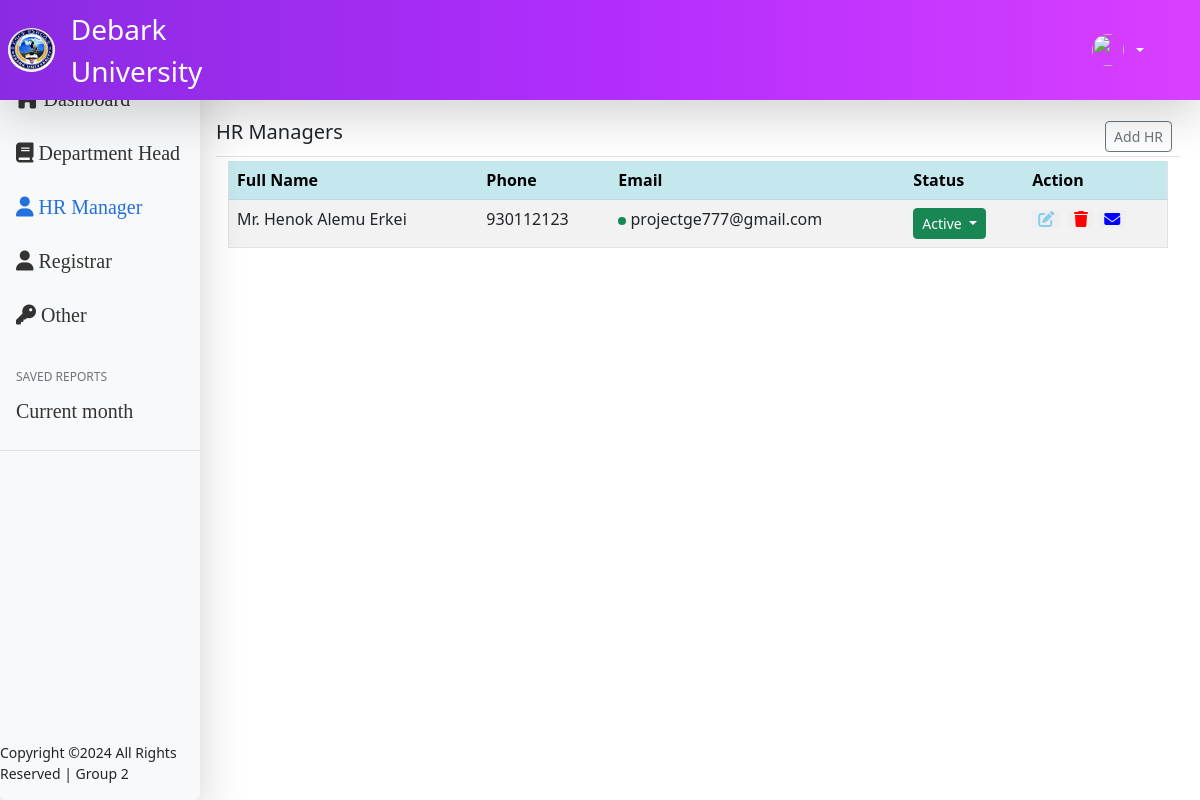
Page /admin/addHR.php (signed in) on the committed database.
### tables this page shows
CREATE TABLE `account` (
  `Department` varchar(100) DEFAULT NULL,
  `user_id` varchar(21) NOT NULL,
  `user_type` varchar(21) NOT NULL,
  `title` varchar(20) DEFAULT NULL,
  `fname` varchar(24) NOT NULL,
  `lname` varchar(23) NOT NULL,
  `gname` varchar(24) NOT NULL,
  `phone` int(25) NOT NULL,
  `email` varchar(27) NOT NULL,
  `email_stat` int(5) DEFAULT NULL,
  `photo` varchar(255) DEFAULT NULL,
  `user_name` varchar(24) NOT NULL,
  `password` varchar(100) NOT NULL,
  `status` int(5) NOT NULL DEFAULT 1
);

### admin/addHR.php (the view, shortened to what this page needs)
<?php
include "mainHeader.php";
$fetch = $pdo->prepare('SELECT * FROM account WHERE  user_type=:teach ');
$fetch->bindValue(':teach', 'HR');
$fetch->execute();
$cat = $fetch->fetchAll(PDO::FETCH_ASSOC);
?>
<html lang="en">
<head>
</head>
<body>
  <div class="d-flex justify-content-between flex-wrap flex-md-nowrap align-items-center pt-1 pb-1 mb-1 border-bottom">
    <h5 class="h5">HR Managers</h5>
    <div class="btn-toolbar mb-2 mb-md-0">
      <div class="btn-group me-2">
        <button type="button" class="btn btn-sm btn-outline-secondary" data-bs-toggle="modal" data-bs-target="#invmodal"> Add HR</button>
      </div>
    </div>
  </div>
  <div class="table table-bordered table-striped">
    <div class="container">
      <table class="table table-striped table-hover container table-hover">
        <tr class="table-info">
          <th class="table-info">Full Name</th>
          <th class="table-info">Phone</th>
          <th class="table-info">Email </th>
          <th class="table-info">Status </th>
          <th class="table-info" style="width: auto;"> Action </th>
        </tr>
        <tbody>
          <?php foreach ($cat as $ca) :
          ?>
            <tr class="">
              <td><?php echo $ca['title'] . ' ' . $ca['fname'] . ' ' . $ca['lname'] . ' ' . $ca['gname'] ?></td>
              <td><?php echo $ca['phone'] ?></td>
              <td>
                <?php if( $ca['email_stat'] == 1):?>
                  <span title="Email has been sent" class="d-inline-block bg-success rounded-circle p-1"></span>
                <?php endif;?>
                <?php echo $ca['email'] ?>
              </td>
              <?php if ($ca['status'] == 1) :  ?>
                <td>
                  <div class="dropdown">
                    <button class="btn btn-success btn-sm dropdown-toggle" type="button" id="<?php echo $ca['user_id']; ?>" data-bs-toggle="dropdown" aria-expanded="false">
                         Active
                    </button>
                  </div>
                </td>
              <?php endif; ?>
              <td>
                <button type="button" title="Edit" class="border-0 rugant fa  fa-edit" value="<?php echo $ca['user_id']; ?>" style="color:skyblue;margin-right:3%;" data-bs-toggle="modal" data-bs-target="#staticBackdrop"></button>
              <button type="submit" title="Delete" id="user_delete" name="qdelete" value="<?php echo $ca['user_id'] ?>" class='border-0 fa fa-trash' style='color:red'></button>
                <button type="button" title="Resend Confirmation" id="send_again" class="border-0 rugant fa  fa-envelope" value="<?php echo $ca['user_id']; ?>" style="color:blue;margin-right:3%;"></button>
              </td>
            </tr>
          <?php endforeach;
          ?>
        </tbody>
      </table>
    </div>
  </div>
  </div>
      <div class="position-fixed bottom-0 end-0 p-3" style="z-index: 11">
    </div>
</body>
</html>

### admin/css/sidebars.css (style rules this page uses)
.dropdown-toggle { outline: 0; }

### admin/css/dashboard.css (style rules this page uses)
body { font-size: .875rem; }

### rows in the picture
account: title "Mr.", fname "Henok", lname "Alemu", gname "Erkei", phone "930112123", email_stat 1 (drawn), email "projectge777@gmail.com"
